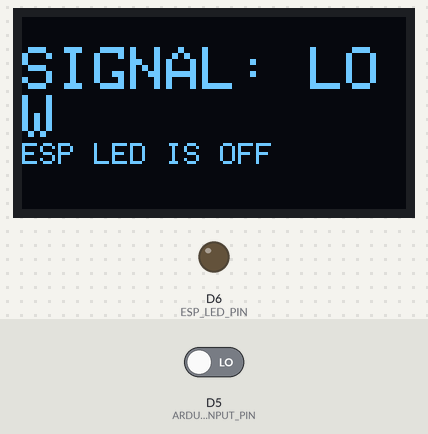
Bench run of a sketch on a simulated ESP8266 (NodeMCU). Parts: 128×64 one-colour display, output pins drawn as LEDs (lit = HIGH). The test bench sets the inputs (shaded band); at power-on: D5 (ARDUINO_INPUT_PIN) LOW.

Above: at 1.2 s.
1.3 s: D5 (ARDUINO_INPUT_PIN) driven HIGH
At 2.1 s:
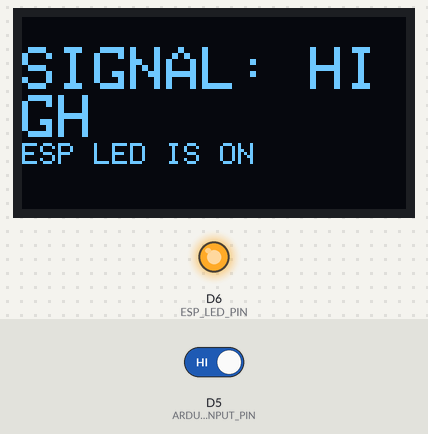
3.1 s: D5 (ARDUINO_INPUT_PIN) driven LOW
At 3.7 s:
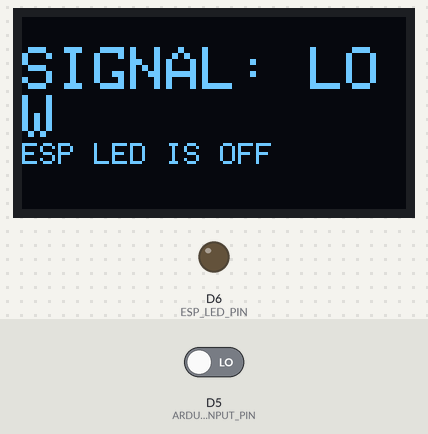
Timing chart, 0 to 6.1 s (numbered marks = the images above; inputs shaded):
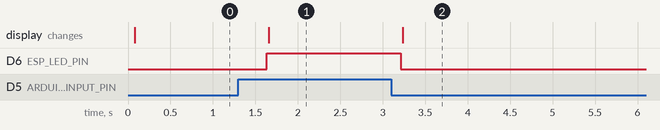

Measured:
- after the input at 1.3 s, D6 (ESP_LED_PIN): LOW → HIGH after 0.33 s; the display: changes after 0.36 s (image 1)
- after the input at 3.1 s, D6 (ESP_LED_PIN): HIGH → LOW after 0.11 s; the display: changes after 0.13 s (image 2)

The sketch:

esp_circuit_trig.ino
```cpp
#include <Wire.h>
#include <Adafruit_GFX.h>
#include <Adafruit_SSD1306.h>

#define SCREEN_WIDTH 128    // OLED width
#define SCREEN_HEIGHT 64    // OLED height

// Define the GPIO pins using their numbers for clarity
#define OLED_SDA_PIN D2     // GPIO 4
#define OLED_SCL_PIN D1     // GPIO 5
#define ARDUINO_INPUT_PIN 14 // D5 is GPIO 14 (Connected to the voltage divider)
#define ESP_LED_PIN 12      // D6 is GPIO 12 (Using a different pin for the ESP's output LED)

// Create display object connected to I2C
Adafruit_SSD1306 display(SCREEN_WIDTH, SCREEN_HEIGHT, &Wire, -1);

void setup() {
  // Initialize I2C
  Wire.begin(OLED_SDA_PIN, OLED_SCL_PIN);  // SDA = D2, SCL = D1
  Serial.begin(115200);

  // 1. Initialize the Arduino Input Pin (D5/GPIO 14)
  pinMode(ARDUINO_INPUT_PIN, INPUT);

  // 2. Initialize the ESP Output LED Pin (D6/GPIO 12)
  pinMode(ESP_LED_PIN, OUTPUT);

  // Initialize the display
  if(!display.begin(SSD1306_SWITCHCAPVCC, 0x3C)) {
    Serial.println(F("SSD1306 allocation failed"));
    for(;;);
  }

  // Initial OLED Display
  display.clearDisplay();
  display.setTextSize(2);
  display.setTextColor(SSD1306_WHITE);
  display.setCursor(0, 10);
  display.println("Hello!");
  display.setTextSize(1);
  display.println("Waiting for Nano...");
  display.display();
}

void loop() {
  // Read the digital state of the pin connected to the Arduino
  int arduinoState = digitalRead(ARDUINO_INPUT_PIN);

  // Control the ESP's LED based on the Arduino's signal
  if (arduinoState == HIGH) {
    // If Arduino sends HIGH (3.3V after divider), turn ESP LED ON
    digitalWrite(ESP_LED_PIN, HIGH);

    // Update OLED to show the state
    display.clearDisplay();
    display.setCursor(0, 10);
    display.setTextSize(2);
    display.println("SIGNAL: HIGH");
    display.setTextSize(1);
    display.println("ESP LED IS ON");
    display.display();

  } else {
    // If Arduino sends LOW (0V), turn ESP LED OFF
    digitalWrite(ESP_LED_PIN, LOW);

    // Update OLED to show the state
    display.clearDisplay();
    display.setCursor(0, 10);
    display.setTextSize(2);
    display.println("SIGNAL: LOW");
    display.setTextSize(1);
    display.println("ESP LED IS OFF");
    display.display();
  }

  // A small delay to keep the loop from running too fast
  delay(500);
}
```
